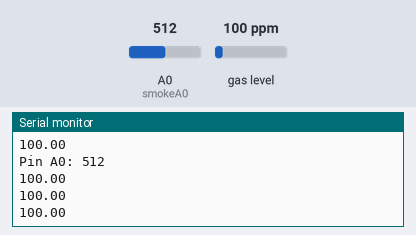
Bench run of a sketch on a simulated Arduino Uno, built with avr-gcc and run on an emulated ATmega328P. On the bench: the last lines printed to the serial monitor. The inputs (shaded band) are chosen by the test bench; at power-on: gas level 100 ppm, A0 (smokeA0) = 512.

Above: at 1.7 s.
1.8 s: gas level set to 20 ppm
At 2.33 s:
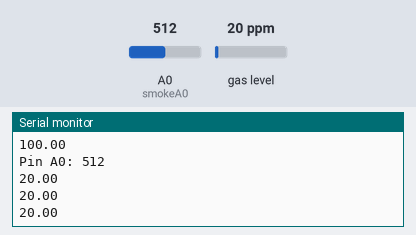
3.3 s: A0 (smokeA0) set to 716
4.8 s: gas level set to 250 ppm
At 5.35 s:
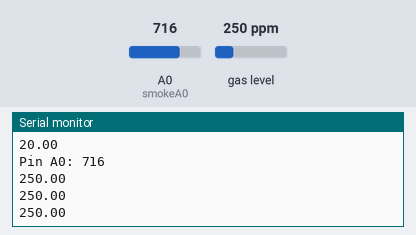
6.3 s: A0 (smokeA0) set to 900
Timing chart, 0 to 8.8 s (numbered marks = the images above; inputs shaded):
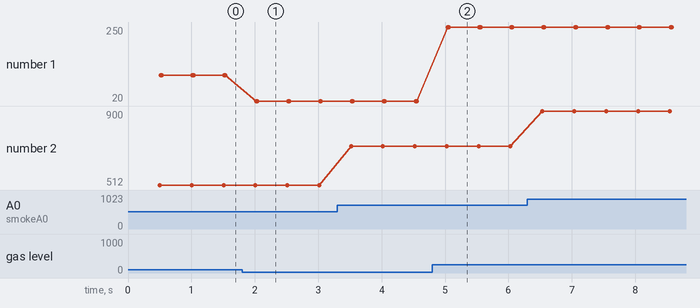

The sketch:

MQ-2.ino
```cpp
#include <Servo.h>

#include <MQ2.h>
#include <Wire.h>

//I2C pins declaration
int smokeA0 = A0;
double lpg, co, smoke;

MQ2 mq2(smokeA0);

void setup(){
  Serial.begin(9600);
  pinMode(smokeA0, INPUT);
  mq2.begin();
}
void loop(){
  int analogSensor = analogRead(smokeA0);
  Serial.print("Pin A0: ");
  Serial.println(analogSensor);
  float* values= mq2.read(true); //set it false if you don't want to print the values in the Serial
  //lpg = values[0];
  lpg = mq2.readLPG();
  //co = values[1];
  co = mq2.readCO();
  //smoke = values[2];
  smoke = mq2.readSmoke();

  Serial.println(lpg);
  Serial.println(co);
  Serial.println(smoke);


  delay(500);
}
```

Measured:
- after the input at 1.8 s, the serial monitor: prints a new line after 0.22 s (image 1)
- after the input at 4.8 s, the serial monitor: prints a new line after 0.24 s (image 2)
- plotted number 1: 100 → 20 after the input at 1.8 s, 20 → 250 after the input at 4.8 s
- plotted number 2: 512 → 716 after the input at 3.3 s, 716 → 900 after the input at 6.3 s
